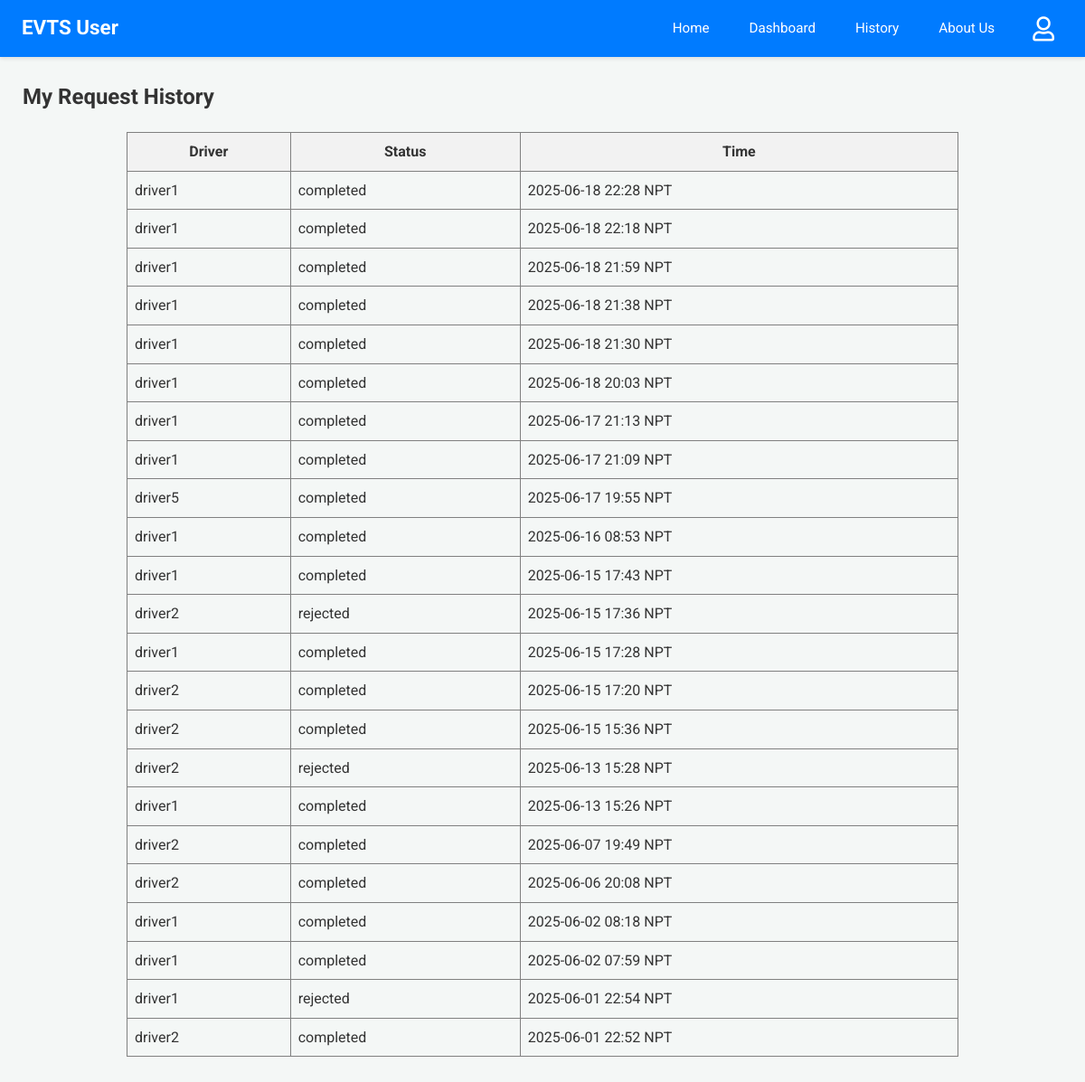
Before: /user-history (signed in) with the older database file.
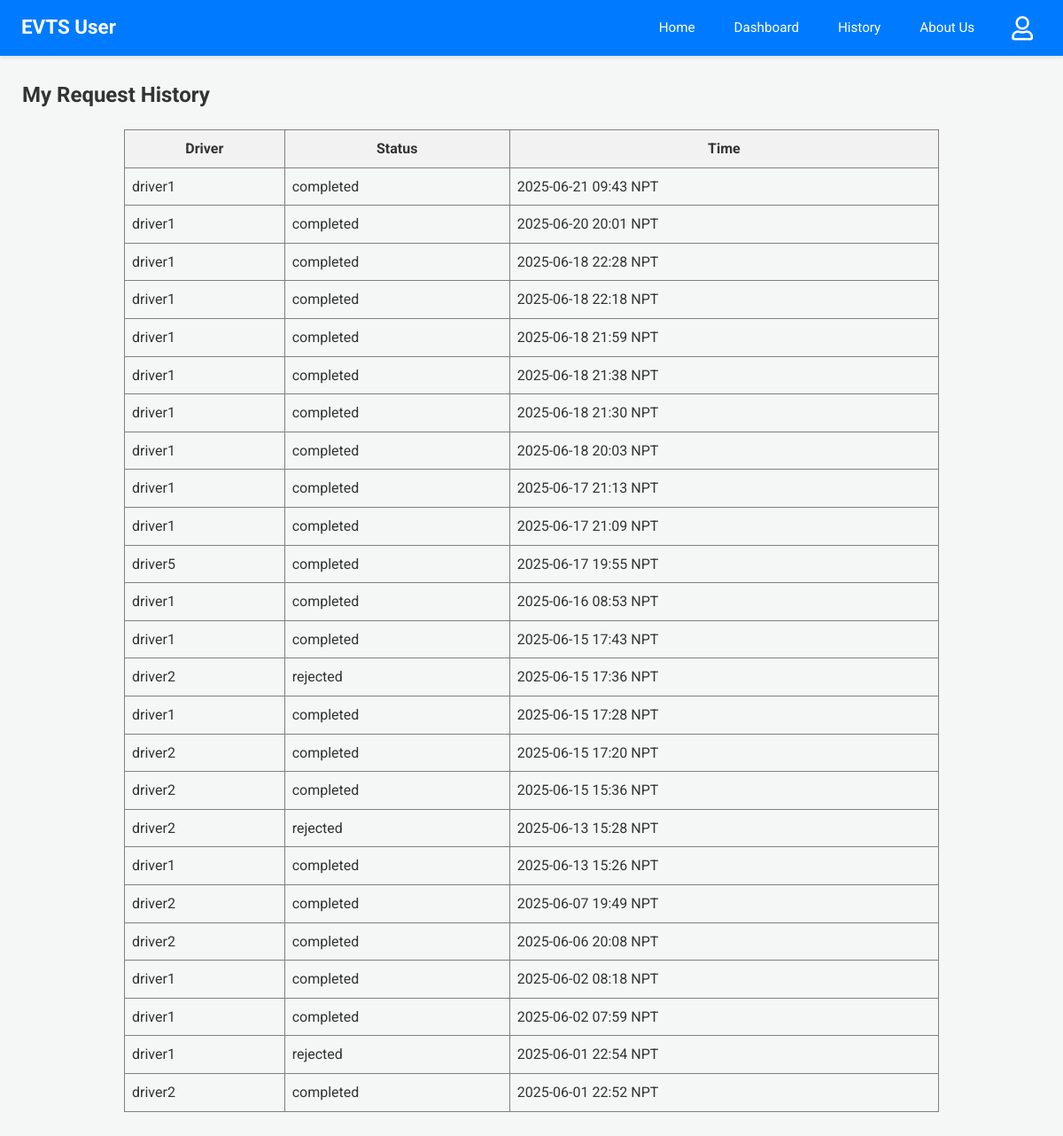
After: the same page with the newer database file.
### app.py (models this page shows)
class Driver(db.Model):
    email = db.Column(db.String(120), primary_key=True)
    name = db.Column(db.String(100))
    phone = db.Column(db.String(15))
    password = db.Column(db.String(100))
    vehicle = db.Column(db.String(50))
    node = db.Column(db.String(10), nullable=False)

class RideRequest(db.Model):
    __tablename__ = 'ride_request'
    id = db.Column(db.Integer, primary_key=True)
    user_email = db.Column(db.String(100), nullable=False)
    driver_email = db.Column(db.String(100), nullable=False)
    user_latitude_at_request = db.Column(db.Float, nullable=True)
    user_longitude_at_request = db.Column(db.Float, nullable=True)
    timestamp = db.Column(db.DateTime, default=lambda: datetime.now(timezone.utc))
    status = db.Column(db.String(20), default='Pending')

### app.py (the view)
@app.route('/user-history')
@login_required_user
def user_history():
    reqs_db = RideRequest.query.filter_by(user_email=session['user']).order_by(RideRequest.timestamp.desc()).all()
    s_reqs = [{'driver_name': (Driver.query.get(r.driver_email).name or r.driver_email if Driver.query.get(r.driver_email) else "N/A"),
               'status': r.status, 'timestamp': format_datetime_npt(r.timestamp)} for r in reqs_db]
    response = make_response(render_template('user_history.html', requests=s_reqs))
    return add_no_cache_to_response(response)

### app.py (called while the page is built)
def format_datetime_npt(dt_utc):
    if dt_utc is None: return "N/A"
    if dt_utc.tzinfo is None or dt_utc.tzinfo.utcoffset(dt_utc) is None:
        dt_utc = dt_utc.replace(tzinfo=timezone.utc)
    else:
        dt_utc = dt_utc.astimezone(timezone.utc)
    dt_npt = dt_utc.astimezone(NPT)
    return dt_npt.strftime('%Y-%m-%d %H:%M NPT')

def login_required_user(f):
    @wraps(f)
    def decorated_function(*args, **kwargs):
        if 'user' not in session:
            return redirect(url_for('login', next=request.url))
        return f(*args, **kwargs)
    return decorated_function

def add_no_cache_to_response(response):
    response.headers["Cache-Control"] = "no-cache, no-store, must-revalidate, public, max-age=0"
    response.headers["Pragma"] = "no-cache"
    response.headers["Expires"] = "0"
    return response

### templates/user_history.html
{% extends 'user_base.html' %}
{% block content %}
<h2>My Request History</h2>
{% if requests %}
<table border="1" cellpadding="8" cellspacing="0" style="border-collapse: collapse; width: 80%; margin: 20px auto;">
  <thead>
    <tr style="background-color: #f2f2f2;">
      <th>Driver</th>
      <th>Status</th>
      <th>Time</th>
    </tr>
  </thead>
  <tbody>
  {% for req in requests %}
  <tr>
    <td>{{ req.driver_name }}</td>
    <td>{{ req.status }}</td>
    <td>{{ req.timestamp }}</td>
  </tr>
  {% endfor %}
  </tbody>
</table>
{% else %}
<p>You have no ride request history.</p>
{% endif %}
{% endblock %}

### templates/user_base.html (shortened to what this page needs)
<!DOCTYPE html>
<html>
<head>
    <link rel="stylesheet" href="{{ url_for('static', filename='css/dashboard_styles.css') }}">
    <link rel="stylesheet" href="https://cdnjs.cloudflare.com/ajax/libs/font-awesome/5.15.4/css/all.min.css" />
</head>
<body>
    <nav class="navbar user-navbar">
        <a href="{{ url_for('user_home') }}" class="nav-brand">EVTS User</a>
        <div class="nav-links">
            <a href="{{ url_for('user_home') }}">Home</a>
            <a href="{{ url_for('user_dashboard') }}">Dashboard</a>
            <a href="{{ url_for('user_history') }}">History</a>
            <a href="{{ url_for('user_about') }}">About Us</a>
        </div>
        <div class="navbar-profile">
            <span class="profile-image-clickable" onclick="toggleProfileDropdown('userProfileDropdown')">
                <i class="far fa-user"></i>
            </span>
        </div>
    </nav>
    <div class="dashboard-content">
        {% block content %}{% endblock %}
    </div>
</body>
</html>

### static/css/dashboard_styles.css (style rules this page uses)
body { font-family: 'Roboto', 'Segoe UI', Tahoma, Geneva, Verdana, sans-serif; margin: 0; background-color: #f4f7f6; color: #333; line-height: 1.6; }
nav.navbar { padding: 0.7rem 1.5rem; color: white; box-shadow: 0 2px 4px rgba(0, 0, 0, 0.1); display: flex; align-items: center; position: relative; z-index: 1001; }
nav.navbar .nav-brand { font-size: 1.4em; font-weight: bold; color: white; text-decoration: none; }
nav.navbar .nav-links { display: flex; align-items: center; margin-left: auto; }
nav.navbar .nav-links a { color: white; margin-left: 20px; text-decoration: none; padding: 8px 12px; border-radius: 4px; transition: background-color 0.2s ease-in-out; font-size: 0.95em; }
nav.user-navbar { background-color: #007bff; }
.dashboard-content { padding: 25px; max-width: 1200px; margin: 0 auto; }
.dashboard-content h2, .dashboard-content h3, .dashboard-content h4 { color: #333; margin-top: 0; }
.navbar-profile { position: relative; display: flex; align-items: center; margin-left: 20px; }
.profile-image-clickable { cursor: pointer; padding: 6px 10px; border-radius: 50%; transition: background-color 0.2s ease; display: inline-flex; align-items: center; justify-content: center; }
nav.navbar .navbar-profile .profile-image-clickable i.fas, nav.navbar .navbar-profile .profile-image-clickable i.far { font-size: 1.7em !important; line-height: 1 !important; color: #FFFFFF !important; background: none !important; -webkit-font-smoothing: antialiased; -moz-osx-font-smoothing: grayscale; text-shadow: none !important; }
nav.navbar .navbar-profile .profile-image-clickable i.fas::before, nav.navbar .navbar-profile .profile-image-clickable i.far::before { color: #FFFFFF !important; background: none !important; }

Changed rows visible on the page:
added RideRequest: status "completed"
added RideRequest: status "completed"
Other visible differences:
new list line: "driver1"
new list line: "2025-06-21 09:43 NPT"
new list line: "2025-06-20 20:01 NPT"
